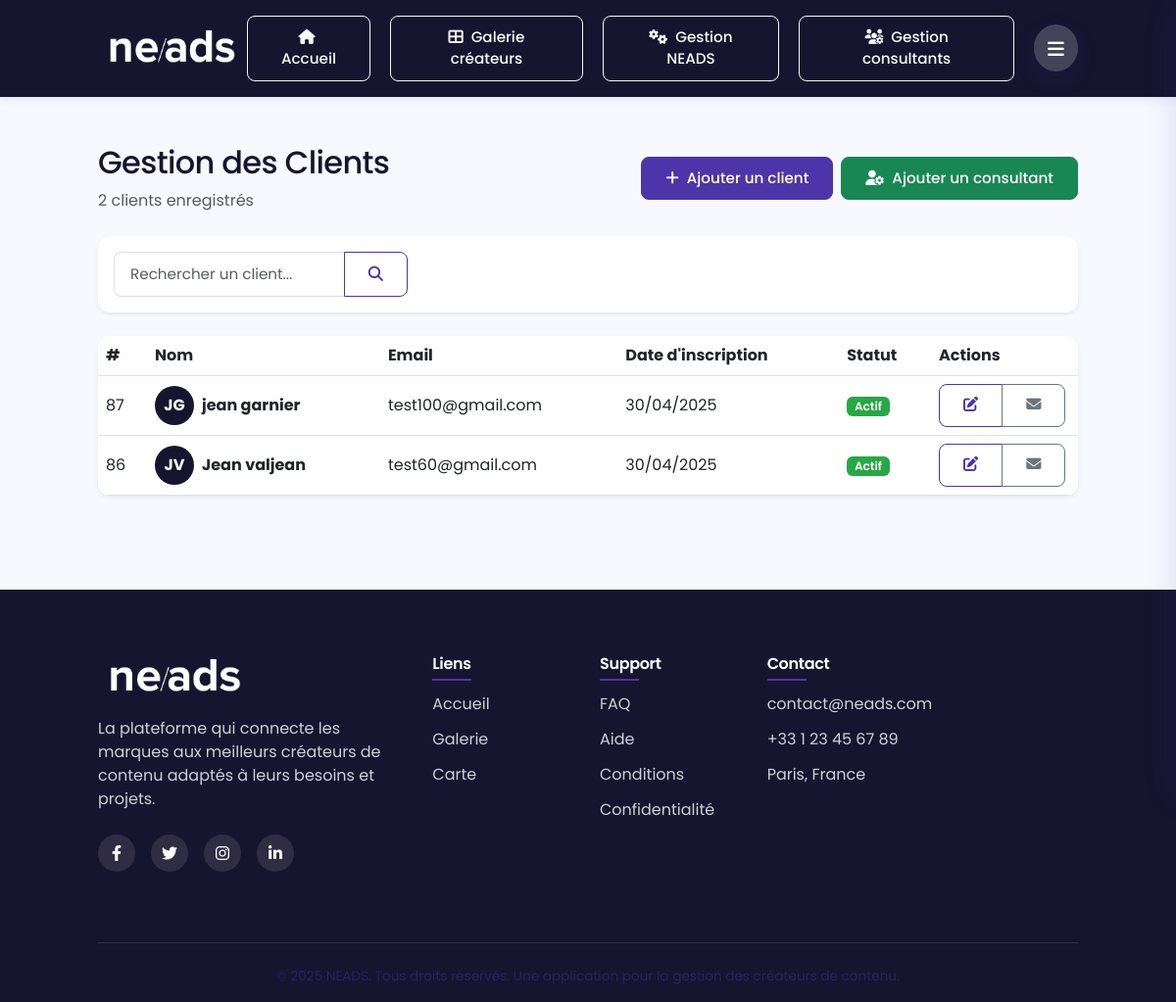
The page /gestion/clients/ (signed in) on the database its author committed.
### neads/core/models.py (models this page shows, shortened)
class User(AbstractBaseUser, PermissionsMixin):
    ROLE_CHOICES = (
        ('admin', 'Administrateur'),
        ('consultant', 'Consultant'),
        ('client', 'Client'),
        ('creator', 'Créateur'),
    )
    email = models.EmailField(unique=True)
    first_name = models.CharField(max_length=30, blank=True)
    last_name = models.CharField(max_length=30, blank=True)
    is_active = models.BooleanField(default=True)
    is_staff = models.BooleanField(default=False)
    date_joined = models.DateTimeField(default=timezone.now)
    role = models.CharField(max_length=10, choices=ROLE_CHOICES, default='client')
    temp_login_token = models.CharField(max_length=100, blank=True, null=True)
    temp_login_expiry = models.DateTimeField(blank=True, null=True)
    objects = CustomUserManager()
    USERNAME_FIELD = 'email'
    REQUIRED_FIELDS = []
    def get_full_name(self):
        return f"{self.first_name} {self.last_name}".strip()

### neads/core/views.py (the view)
# urls.py: path('gestion/clients/', views.client_list, name='client_list'),
@login_required
@role_required(['admin', 'consultant'])
def client_list(request):
    clients = User.objects.filter(role='client').order_by('last_name', 'first_name')
    search_query = request.GET.get('query')
    if search_query:
        clients = clients.filter(
            Q(first_name__icontains=search_query) |
            Q(last_name__icontains=search_query) |
            Q(email__icontains=search_query)
        )
    paginator = Paginator(clients, 15)  # 15 clients par page
    page_number = request.GET.get('page', 1)
    page_obj = paginator.get_page(page_number)
    context = {
        'clients': page_obj,
        'search_query': search_query,
        'total_clients': paginator.count,
    }
    return render(request, 'core/client_list.html', context)

### templates/core/client_list.html (shortened to what this page needs)
{% extends 'base.html' %}
{% block content %}
<div class="d-flex justify-content-between align-items-center mb-4">
    <div>
        <h1 class="h2">Gestion des Clients</h1>
        <p class="text-muted">{{ total_clients }} client{{ total_clients|pluralize }} enregistré{{ total_clients|pluralize }}</p>
    </div>
    <div class="d-flex gap-2">
        <a href="{% url 'client_create_view' %}" class="btn btn-primary">
            <i class="fas fa-plus me-1"></i> Ajouter un client
        </a>
        {% if user.role == 'admin' %}
        <a href="{% url 'consultant_create' %}" class="btn btn-success">
            <i class="fas fa-user-cog me-1"></i> Ajouter un consultant
        </a>
        {% endif %}
    </div>
</div>
<div class="card border-0 shadow-sm mb-4">
    <div class="card-body">
        <form method="get" action="{% url 'client_list' %}" class="d-flex">
            <div class="input-group search-box me-auto">
                <input type="text" name="query" class="form-control" placeholder="Rechercher un client..." value="{{ search_query|default:'' }}">
                <button class="btn btn-outline-primary" type="submit">
                    <i class="fas fa-search"></i>
                </button>
            </div>
        </form>
    </div>
</div>
<div class="card border-0 shadow-sm">
    <div class="card-body p-0">
        <div class="table-responsive">
            <table class="table table-hover client-table mb-0">
                <thead class="bg-light">
                    <tr>
                        <th scope="col" width="50">#</th>
                        <th scope="col">Nom</th>
                        <th scope="col">Email</th>
                        <th scope="col">Date d'inscription</th>
                        <th scope="col">Statut</th>
                        <th scope="col" width="150">Actions</th>
                    </tr>
                </thead>
                <tbody>
                    {% for client in clients %}
                    <tr>
                        <td>{{ client.id }}</td>
                        <td>
                            <div class="d-flex align-items-center">
                                <div class="avatar-circle me-2">
                                    {{ client.first_name|first|upper }}{{ client.last_name|first|upper }}
                                </div>
                                <div>
                                    <div class="fw-bold">{{ client.get_full_name }}</div>
                                </div>
                            </div>
                        </td>
                        <td>{{ client.email }}</td>
                        <td>{{ client.date_joined|date:"d/m/Y" }}</td>
                        <td>
                            {% if client.is_active %}
                            <span class="badge bg-success">Actif</span>
                            {% else %}
                            <span class="badge bg-danger">Inactif</span>
                            {% endif %}
                        </td>
                        <td>
                            <div class="btn-group">
                                <a href="{% url 'gestion_user_edit' client.id %}" class="btn btn-sm btn-outline-primary">
                                    <i class="fas fa-edit"></i>
                                </a>
                                <a href="mailto:{{ client.email }}" class="btn btn-sm btn-outline-secondary">
                                    <i class="fas fa-envelope"></i>
                                </a>
                            </div>
                        </td>
                    </tr>
                    {% endfor %}
                </tbody>
            </table>
        </div>
    </div>
</div>
{% endblock %}

### templates/base.html (style rules this page uses)
:root { --primary-color: #17142F; --secondary-color: #4C35A8; --tertiary-color: #2C215F; --accent-color: #4C35A8; --accent-color-light: #f0edff; --primary-gradient: #17142F; --secondary-gradient: #17142F; --text-primary: #17142F; --text-secondary: #2C215F; --text-light: #4C35A8; --text-white: #ffffff; --bg-primary: #f8f9ff; --bg-secondary: #ffffff; --bg-dark: #17142F; --bg-card: #ffffff; --border-radius-sm: 0.5rem; --border-radius-md: 0.8rem; --border-radius-lg: 1.2rem; --shadow-sm: 0 4px 8px rgba(76, 53, 168, 0.08); --shadow-md: 0 8px 24px rgba(76, 53, 168, 0.12); --shadow-lg: 0 12px 32px rgba(76, 53, 168, 0.16); --shadow-inset: inset 0 2px 6px rgba(76, 53, 168, 0.1); --transition-normal: all 0.3s ease; --transition-slow: all 0.5s ease; --footer-gradient: #17142F; }
html { scroll-behavior: smooth; }
body { font-family: 'Poppins', sans-serif; color: var(--text-primary); background-color: var(--bg-primary); padding-top: 0; line-height: 1.6; }
h1, h2, h3, h4, h5, h6 { font-family: 'Poppins', sans-serif; font-weight: 600; letter-spacing: -0.02em; }
p { color: var(--text-secondary); }
.btn { padding: 0.6rem 1.5rem; font-weight: 500; border-radius: var(--border-radius-sm); transition: var(--transition-normal); position: relative; overflow: hidden; font-size: 0.95rem; }
.btn::before { content: ''; position: absolute; top: 0; left: -100%; width: 100%; height: 100%; background: linear-gradient(90deg, rgba(255,255,255,0.2), rgba(255,255,255,0)); transition: var(--transition-normal); }
.btn-primary { background-color: var(--secondary-color); border-color: var(--secondary-color); }
.btn-outline-primary { color: var(--secondary-color); border-color: var(--secondary-color); }
.card { border: none; border-radius: var(--border-radius-md); background-color: var(--bg-card); box-shadow: var(--shadow-sm); transition: var(--transition-normal); overflow: hidden; height: 100%; }
.form-control, .form-select { border-radius: var(--border-radius-sm); padding: 0.65rem 1rem; border: 1px solid rgba(106, 73, 220, 0.2); background-color: var(--bg-secondary); transition: var(--transition-normal); color: var(--text-primary); font-size: 0.95rem; }
.badge { padding: 0.35em 0.65em; font-weight: 600; border-radius: 6px; text-transform: capitalize; font-size: 0.75rem; }
.badge.bg-success { background-color: #28a745 !important; }

### templates/core/client_list.html (style rules this page uses)
.client-table th, .client-table td { vertical-align: middle; }
.avatar-circle { width: 40px; height: 40px; border-radius: 50%; background-color: var(--primary-color); color: white; display: flex; align-items: center; justify-content: center; font-weight: bold; font-size: 16px; }
.search-box { max-width: 300px; }

### rows shown on the page
User: id "87", first_name|first "J", last_name|first "G", get_full_name "jean garnier", email "test100@gmail.com", date_joined "30/04/2025", is_active "Actif"
User: id "86", first_name|first "J", last_name|first "V", get_full_name "Jean valjean", email "test60@gmail.com", date_joined "30/04/2025", is_active "Actif"

### other values the page prints
{{ total_clients }} "2"
